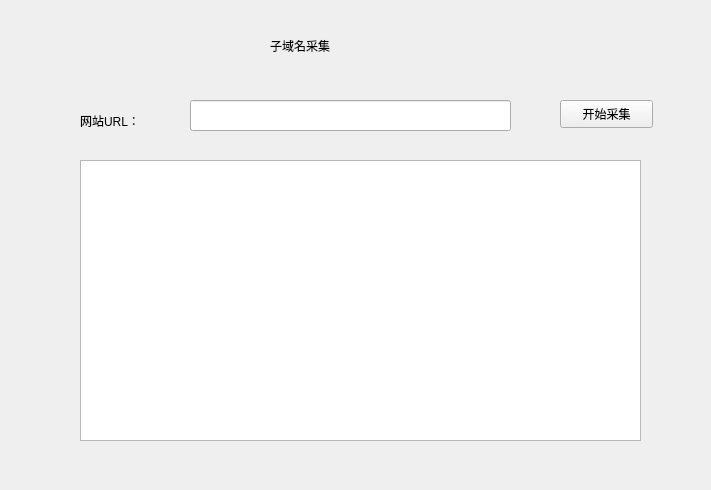
<?xml version="1.0" encoding="UTF-8"?>
<ui version="4.0">
 <class>Info_submain</class>
 <widget class="QWidget" name="Info_submain">
  <property name="geometry">
   <rect>
    <x>0</x>
    <y>0</y>
    <width>711</width>
    <height>490</height>
   </rect>
  </property>
  <property name="windowTitle">
   <string>Info-submain</string>
  </property>
  <property name="windowIcon">
   <iconset>
    <normaloff>C:/Users/23584/Pictures/lovewallpaper/PK2.png</normaloff>C:/Users/23584/Pictures/lovewallpaper/PK2.png</iconset>
  </property>
  <widget class="QLabel" name="label">
   <property name="geometry">
    <rect>
     <x>270</x>
     <y>0</y>
     <width>201</width>
     <height>91</height>
    </rect>
   </property>
   <property name="styleSheet">
    <string notr="true">font: 22pt &quot;楷体&quot;;</string>
   </property>
   <property name="text">
    <string>子域名采集</string>
   </property>
  </widget>
  <widget class="QLabel" name="label_2">
   <property name="geometry">
    <rect>
     <x>80</x>
     <y>110</y>
     <width>81</width>
     <height>21</height>
    </rect>
   </property>
   <property name="text">
    <string>网站URL：</string>
   </property>
  </widget>
  <widget class="QLineEdit" name="lineEdit">
   <property name="geometry">
    <rect>
     <x>190</x>
     <y>100</y>
     <width>321</width>
     <height>31</height>
    </rect>
   </property>
  </widget>
  <widget class="QPushButton" name="pushButton">
   <property name="geometry">
    <rect>
     <x>560</x>
     <y>100</y>
     <width>93</width>
     <height>28</height>
    </rect>
   </property>
   <property name="text">
    <string>开始采集</string>
   </property>
  </widget>
  <widget class="QTextEdit" name="textEdit">
   <property name="geometry">
    <rect>
     <x>80</x>
     <y>160</y>
     <width>561</width>
     <height>281</height>
    </rect>
   </property>
  </widget>
 </widget>
 <resources/>
 <connections/>
</ui>
